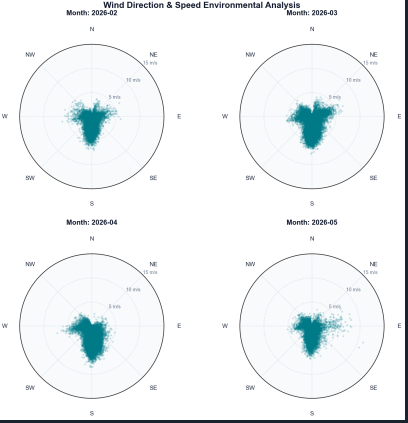

This chart was generated by the following Python code:
# -*- coding: utf-8 -*-
"""
Created on Thu Jun 11 00:56:26 2026

@author: aunch
"""

import pandas as pd
import numpy as np
import matplotlib.pyplot as plt

# 1. โหลดข้อมูลและจัดการชนิดตัวแปรตามข้อเท็จจริง
df = pd.read_csv('Export.csv', skiprows=1)
df['Time'] = pd.to_datetime(df['Time'])

for col in ['Wind Direction', 'Wind Speed']:
    df[col] = df[col].astype(str).str.replace(',', '')
    df[col] = pd.to_numeric(df[col], errors='coerce')

df_wind = df.dropna(subset=['Wind Direction', 'Wind Speed']).copy()
df_wind['Month'] = df_wind['Time'].dt.strftime('%Y-%m')
months = sorted(df_wind['Month'].unique())

# 2. สร้างโครงสร้าง Layout ตาราง 2x2
fig, axes = plt.subplots(
    2, 2, 
    figsize=(11, 11), 
    subplot_kw={'projection': 'polar'}
)
axes = axes.flatten()

max_speed = df_wind['Wind Speed'].max()
yticks_inside = list(range(5, int(max_speed) + 5, 5))

# 3. วนลูปสร้างกราฟแต่ละเดือน
for i, month in enumerate(months):
    ax = axes[i]
    month_data = df_wind[df_wind['Month'] == month]
    
    theta_radians = np.radians(month_data['Wind Direction'])
    speed = month_data['Wind Speed']
    
    ax.set_theta_zero_location("N")
    ax.set_theta_direction(-1)
    
    # ดีไซน์พื้นหลังมินิมอล
    ax.set_facecolor('#f8fafc')
    ax.grid(True, color='#cbd5e1', linestyle=':', linewidth=1)
    
    # พลอตจุดข้อมูล
    ax.scatter(
        theta_radians, 
        speed, 
        color='#007a87', 
        alpha=0.2, 
        s=12, 
        edgecolor='none'
    )
    
    # จัดการแกน Y (ความเร็วลม) เฉียงไปที่ 45 องศา (ทิศ NE) เพื่อไม่ให้ทับแนวแกนดิ่ง
    ax.set_ylim(0, max_speed)
    ax.set_yticks(yticks_inside)
    ax.set_yticklabels([f"{y} m/s" for y in yticks_inside], fontsize=9, color='#64748b')
    ax.set_rlabel_position(45) 
    
    # จัดการข้อความทิศทาง (แกน X)
    ax.set_xticklabels(['N', 'NE', 'E', 'SE', 'S', 'SW', 'W', 'NW'])
    
    # ปรับระยะห่างตัวอักษรทิศรอบวงกลมให้พอดี (ออกห่างจากขอบวงกลมพองาม ไม่ชิดเกินไป)
    ax.tick_params(axis='x', which='major', pad=15, labelsize=11, labelcolor='#1e293b')
    
    # 🛠️ แก้ไขหลัก: ดันชื่อเดือนขึ้นไปด้านบนเหนือกราฟอย่างเด็ดขาดด้วยค่า y=1.18 
    # ทำให้ตัว N ด้านบนสุดมีพื้นที่ว่างลอยตัวอย่างอิสระ ไม่ชนกับข้อความใดๆ
    ax.set_title(f'Month: {month}', fontsize=13, fontweight='bold', color='#0f172a', y=1.18)

# ซ่อนช่องย่อยที่เหลือ (ถ้าจำนวนเดือนไม่ครบ 4 ช่อง)
for j in range(i + 1, len(axes)):
    fig.delaxes(axes[j])

# หัวข้อใหญ่ของหน้ารายงาน
plt.suptitle('Wind Direction & Speed Environmental Analysis', fontsize=16, fontweight='bold', color='#0f172a', y=0.98)

# 🛠️ ป้องกันตัว N และชื่อเรื่องหลุดขอบจอ หรือชนกันระหว่างแถวบน-แถวล่าง
plt.subplots_adjust(
    top=0.88,      # เว้นพื้นที่ด้านบนสุดให้หัวข้อใหญ่
    bottom=0.05,   # เว้นพื้นที่ด้านล่างสุด
    left=0.05,     # เว้นขอบซ้าย
    right=0.95,    # เว้นขอบขวา
    hspace=0.45,   # เพิ่มช่องว่างแนวตั้งระหว่างกราฟแถวบนและแถวล่างอย่างเต็มที่
    wspace=0.35    # เพิ่มช่องว่างแนวนอนระหว่างกราฟซ้ายและขวา
)

plt.show()
